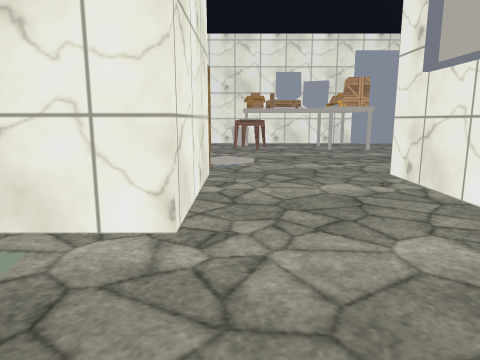
view 1 (above)

20 first-person views from a walk through a scene from a Unity 3-D project. The camera is 1.2 m above the floor, tilts 10° down and sees 70° across. The floor is counted in squares, 1 m on a side. Each view is taken from the middle of a square. On the plan, view 1 faces up. The plan holds only what a view shows up to about 14 squares ahead; the rest is blank. The place goes on beyond the plan. The player character is not drawn. Surface patterns are stand-ins for the level's own textures.

view 2
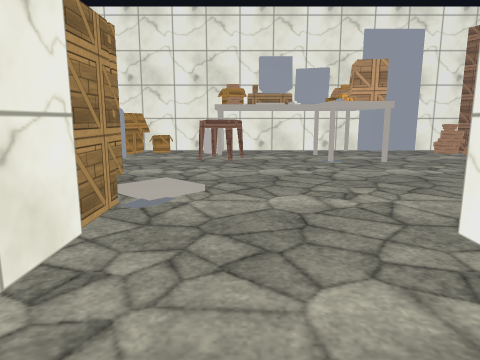

view 3
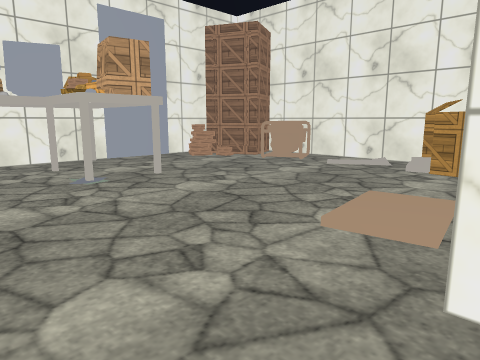

view 4
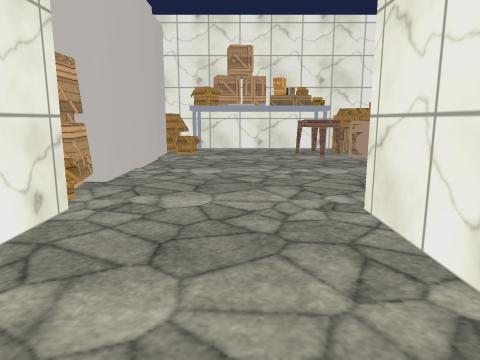

view 5
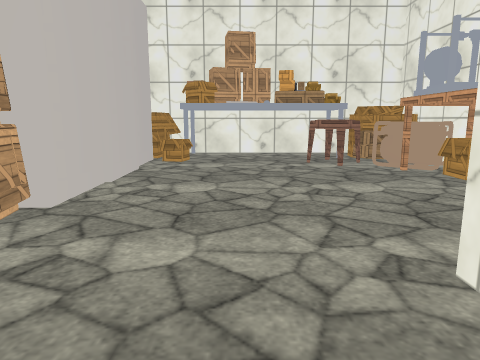

view 6
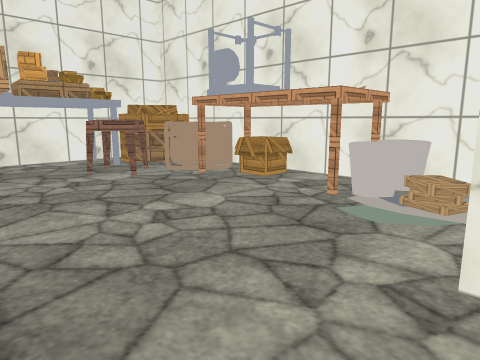

view 7
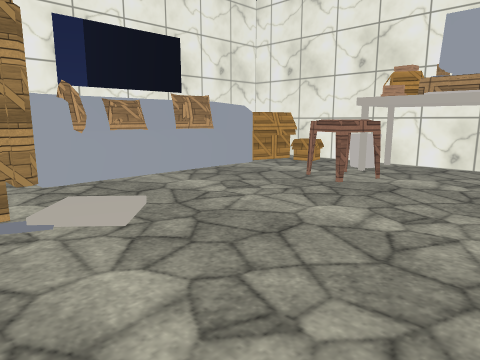

view 8
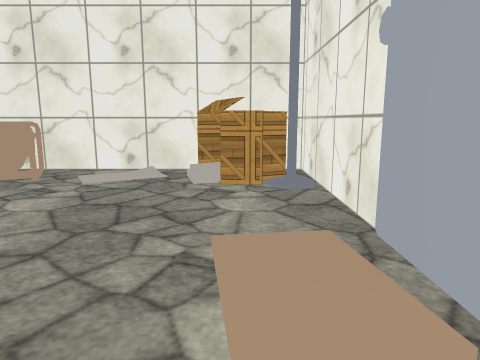

view 9
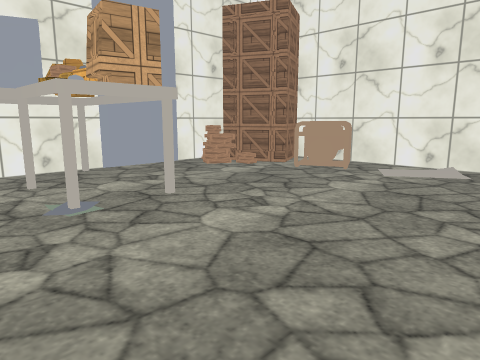

view 10
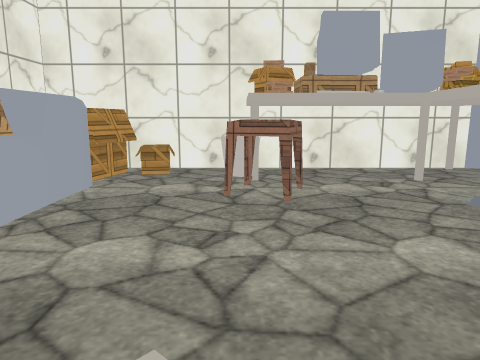

view 11
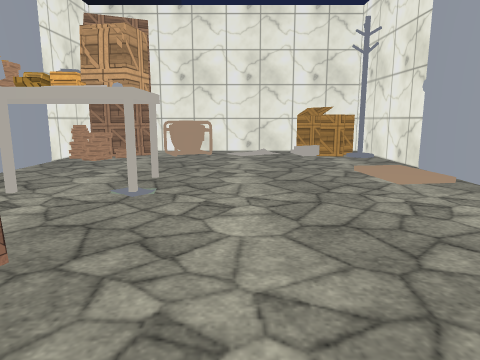

view 12
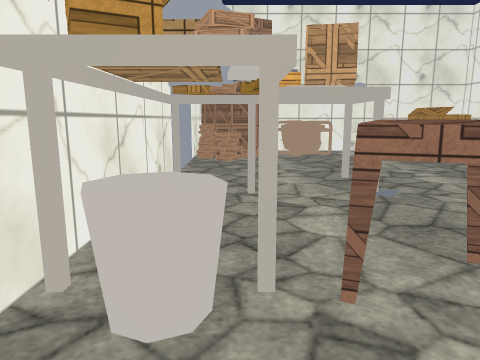

view 13
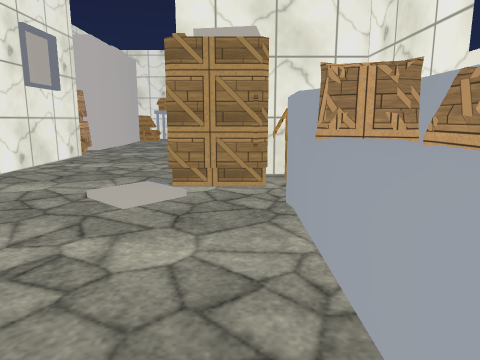

view 14
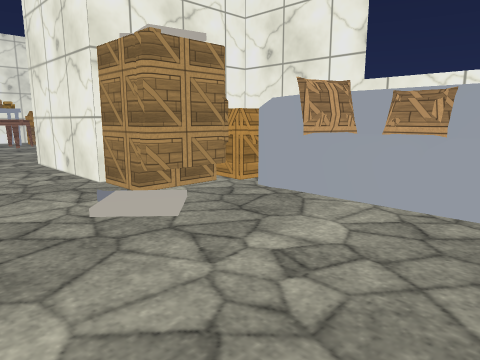

view 15
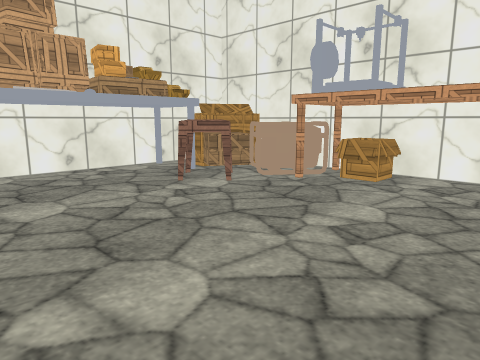

view 16
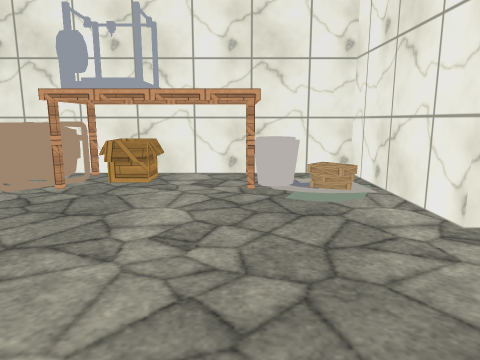

view 17
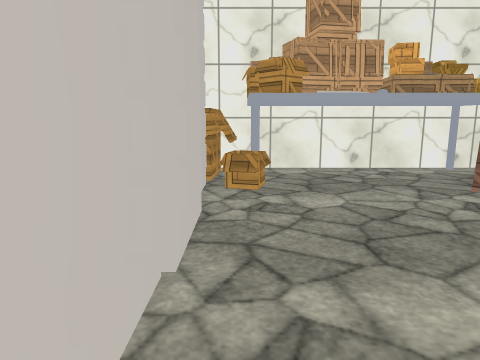

view 18
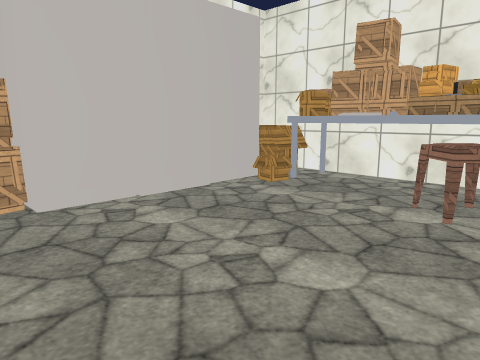

view 19
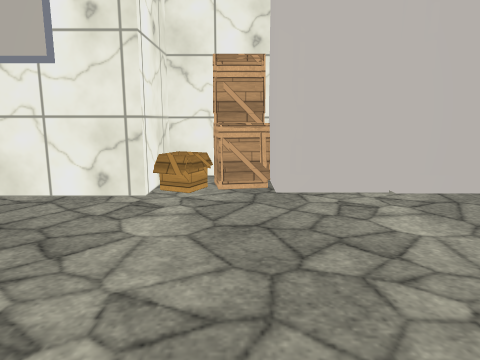

view 20
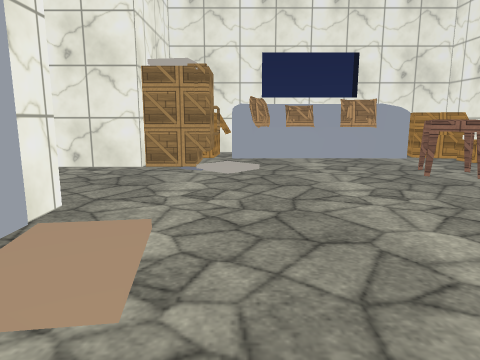

### Floor plan
Key: @ floor where view 1 was taken; # wall or solid block; . floor; / step, stairs or slope; = window, fence, low wall or low ledge; ^ raised ledge; B box; T thing the floor can be seen under or through; C computer; O other object.
Columns run from 5 left of view 1 to 12 right of it. Each row starts with its distance up from view 1.
 18 ################
 17 #  B.# ##CB..B###
 16 #  ..#BBTOB...###
 15  ##..BB..TB....B#
 14  #^..BB..TB...#^##
 13  #^............=.#
 12  B^..............#
 11  BB..............#
 10 ###............/.#
  9 #  BB..........BB
  8 #  BB.........#B#
  7 #####....########
  6     #....#
  5     #....#
  4 #####....##
  3 #./......B#
  2 # =......BB
  1 ###......##
  0 ###..@...#
 -1 #B#......#
 -2 #B#......#
 -3 #^^B.....#
 -4 #B#BB...B#
 -5 #BBBB#### B
 -6 #BB####B  B
 -7 ###########

Positions as (right, up) in squares from view 1, and headings:
1: (0, 0), facing up
2: (1, 4), facing up
3: (1, 7), facing up-right
4: (1, 8), facing down
5: (1, 6), facing down
6: (2, 4), facing down-left
7: (4, 8), facing up-left
8: (3, 9), facing right
9: (2, 9), facing up-right
10: (0, 9), facing up
11: (-2, 12), facing right
12: (-2, 16), facing right
13: (-2, 15), facing down
14: (2, 14), facing down-left
15: (3, 2), facing down-left
16: (3, 1), facing left
17: (3, 2), facing down
18: (-3, 3), facing down-right
19: (-2, 2), facing right
20: (8, 10), facing left
